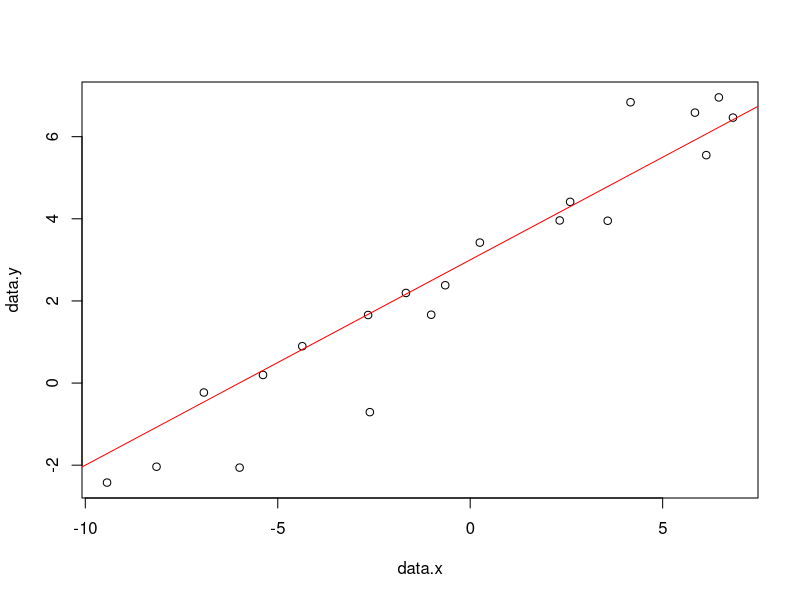

The R script that drew this image:
library(dplyr)

set.seed(12604) # setting the random number seed will make the results match across runs

# creating some fake data for a linear model to fit

# two parameters for the line
intercept <- 3
slope <- 0.5

# generate random X values
data.x <- runif(20, min=-10, max=10)

# then generate random Y values with noise around the X values.
data.y <- rnorm(20, mean=(slope*data.x + intercept), sd = 1)

# plot the data and the true underlying model
plot(data.x, data.y)
abline(a = intercept, b=slope, col="red")

# convert the data into a data frame
model.data <- data.frame(x=data.x, y=data.y)

# YOUR JOB:
# calculate the Root Mean Square Error for the true model.
# this involves: 
#   - finding the predicted y value for each x, according to the linear model
#   - finding the square error for each data point [predicted - data]^2
#   - taking the mean of the square errors, and then taking the sqrt of the mean.

# the answer is 0.935

intercept <- 3
slope <- 0.85

#model.data$x_expected <- model.data$y-intercept/slope
model.data$y_expected <- model.data$x*slope+intercept
model.data$sqError <- (model.data$y_expected-model.data$y)^2
RMSE <- sqrt(mean(model.data$sqError))



# when you finish, if you are waiting: try to manually find a slope and intercept value that produces a
# lower RMSE than the true model.



